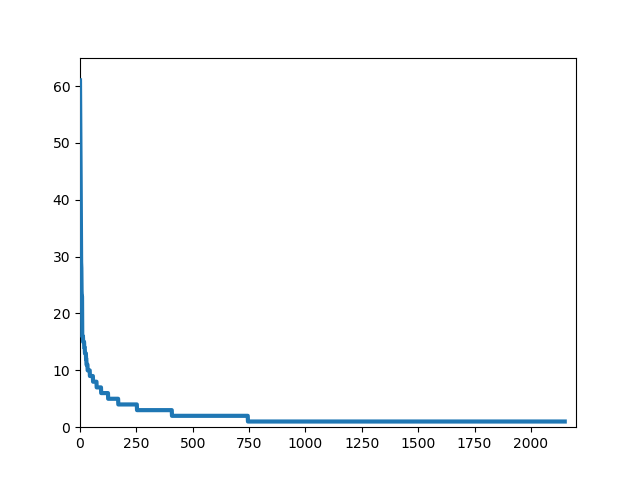

Python code for this plot:
import nltk
import pandas as pd
import matplotlib.pyplot as plt

# Read the file data as a list of the 25 documents, removing the blank lines
with open('wikitexts.txt', encoding='utf-8') as f:
    documents = f.readlines()

documents = [x.strip() for x in documents if x != '\n']

# Tokenize documents into lists of words, and filter for only those words that have length >= 4
documents = [nltk.word_tokenize(x) for x in documents]
documents = [[x for x in doc if len(x) >= 4] for doc in documents]

# Create 'texts' objects with documents and a collection object
texts = [nltk.Text(x) for x in documents]
collection = nltk.text.TextCollection(texts)

# Get frequency distribution of words and convert to a dataframe with the words and 𝚝𝚏(w,D) (count or frequency)
distribution = nltk.FreqDist(collection)
df = pd.DataFrame(list(distribution.items()), columns=['word', 'count'])

# For each of the 25 texts, calculate tf_idf for all the words, and add results as columns to dataframe.
for i, text in enumerate(texts):
    df['tfidf_' + str(i + 1)] = df.apply(lambda row: collection.tf_idf(row['word'], text), axis=1)

# Sort by words alphabetically.
df = df.sort_values('word')

# Write output file
df.to_csv('frequencies.txt', sep=' ', encoding='utf-8', index=False, header=False)

# Sort by 𝚝𝚏(w,D) (frequency of words)
df = df.sort_values('count', ascending=False)

# Plot and save figure
plt.plot(list(range(0, len(df))), df['count'], linewidth=3, zorder=100)
plt.ylim(0, 65)
plt.xlim(0, 2200)
plt.savefig('frequencies.png')
